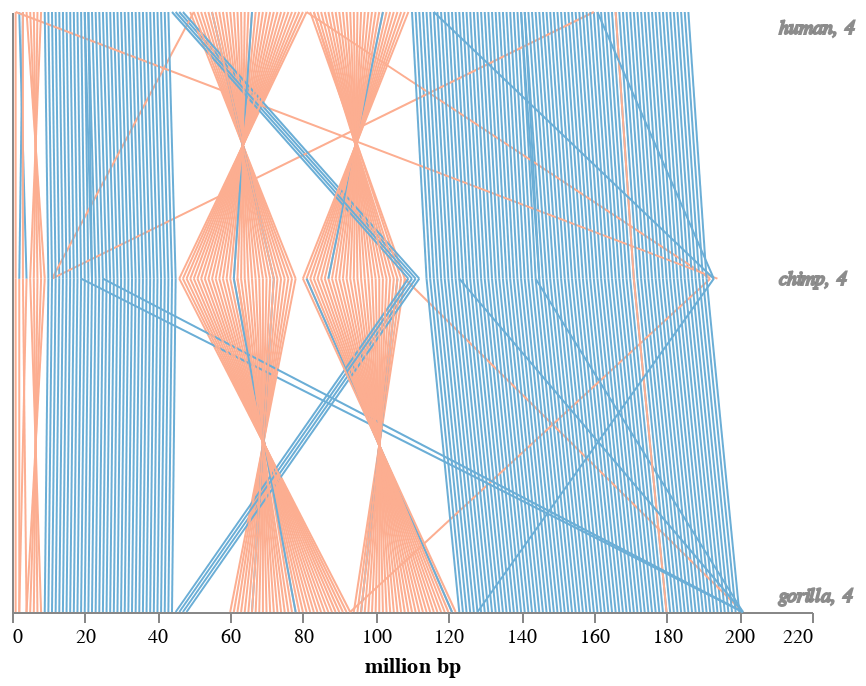

The notebook cell saved with this chart:
### Code cell
chromosome_graph('chimp4_x2.csv', 'human', '4', 'chimp', '4', 'gorilla', '4')

### Figure 1 — Vega-Lite specification as saved in the notebook (floating-point values rounded to 4 significant figures; data arrays with more than 128 entries replaced by an {"elided": "..."} marker saying what was removed)
{"config": {"view": {"continuousWidth": 400, "continuousHeight": 300, "stroke": "transparent"}, "axis": {"grid": false}}, "layer": [{"data": {"name": "data-73443425b7c184d78f9724ab09b14602"}, "mark": "line", "encoding": {"color": {"type": "nominal", "field": "color", "scale": {"domain": ["same orientation", "inversed"], "range": ["#6baed6", "#fcae91"]}, "title": ""}, "x": {"type": "quantitative", "axis": {"grid": false}, "field": "x"}, "x2": {"field": "x2"}, "y": {"type": "quantitative", "axis": {"grid": false}, "field": "y"}, "y2": {"field": "y2"}}}, {"data": {"name": "data-cf2763feb8599b038e9191d4f64b9b34"}, "mark": {"type": "text", "align": "left", "fontSize": 10, "fontStyle": "italic", "opacity": 0.9, "stroke": "grey"}, "encoding": {"color": {"type": "nominal", "field": "color", "legend": null, "scale": {"domain": ["same orientation", "inversed"], "range": ["#6baed6", "#fcae91"]}}, "text": {"type": "nominal", "field": "text"}, "x": {"type": "quantitative", "field": "x"}, "y": {"type": "quantitative", "field": "y"}}}, {"mark": "text", "encoding": {"color": {"type": "nominal", "field": "color", "legend": {"orient": "left", "symbolType": "stroke", "title": ""}, "scale": {"domain": ["same orientation", "inversed"], "range": ["#6baed6", "#fcae91"]}}, "x": {"type": "quantitative", "axis": {"grid": false, "ticks": true, "title": "million bp"}, "field": "x"}, "y": {"type": "quantitative", "axis": {"grid": false, "labels": false, "ticks": false, "title": ""}, "field": "y"}}}], "$schema": "https://vega.github.io/schema/vega-lite/v4.0.0.json", "datasets": {"data-73443425b7c184d78f9724ab09b14602": {"elided": "403 records"}, "data-cf2763feb8599b038e9191d4f64b9b34": [{"x": 211, "y": 438, "text": "human, 4"}, {"x": 211, "y": 250, "text": "chimp, 4"}, {"x": 211, "y": 12, "text": "gorilla, 4"}]}}
